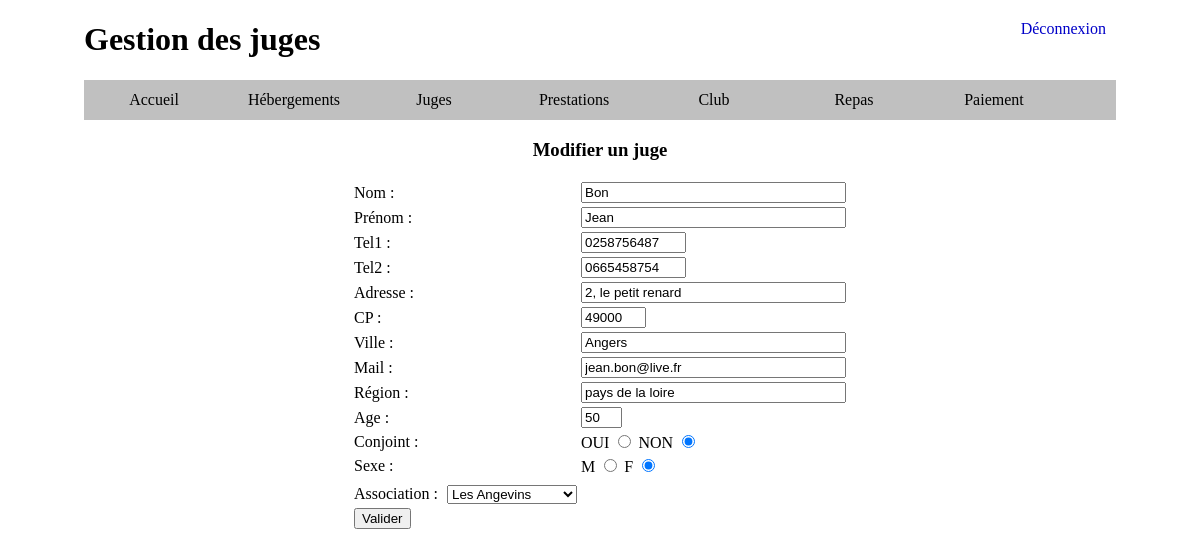
The page /index.php?uc=gererJuges&action=modifierJuge&numeroJuge=3 (signed in) on the database its author committed.
### tables this page shows
CREATE TABLE `juge` (
  `NUMEROJUGE` bigint(4) NOT NULL,
  `IDHEB` bigint(4) DEFAULT NULL,
  `NUMEROASSO` bigint(5) NOT NULL,
  `NOMJ` varchar(50) DEFAULT NULL,
  `PRENOMJ` varchar(50) DEFAULT NULL,
  `TELJ1` char(10) DEFAULT NULL,
  `TELJ2` char(10) DEFAULT NULL,
  `ADRESSEJ` varchar(100) DEFAULT NULL,
  `CPJ` char(5) DEFAULT NULL,
  `VILLEJ` varchar(60) DEFAULT NULL,
  `MAILJ` varchar(60) DEFAULT NULL,
  `REGIONJ` varchar(60) DEFAULT NULL,
  `CONJOINT` smallint(6) DEFAULT '0',
  `SEXE` tinyint(1) DEFAULT '0',
  `AGE` int(11) DEFAULT NULL
);

### util/class.pdoChampionnatGym.php (called while the page is built, shortened)
<?php
class PdoChampionnatGym
{
      	private static $serveur='mysql:host=localhost';
      	private static $bdd='dbname=fscfrmbdym2017';
      	private static $user='root' ;
      	private static $mdp='' ;
		private static $monPdo;
		private static $monPdoChampionnatGym = null;
	private function __construct()
	{
    		PdoChampionnatGym::$monPdo = new PDO(PdoChampionnatGym::$serveur.';'.PdoChampionnatGym::$bdd, PdoChampionnatGym::$user, PdoChampionnatGym::$mdp);
			PdoChampionnatGym::$monPdo->query("SET CHARACTER SET utf8");
	}
	public  static function getPdoChampionnatGym()
	{
		if(PdoChampionnatGym::$monPdoChampionnatGym == null)
		{
			PdoChampionnatGym::$monPdoChampionnatGym= new PdoChampionnatGym();
		}
		return PdoChampionnatGym::$monPdoChampionnatGym;
	}
	public function getLeJuge($idJuge)
	{
		$req = "select * from juge where NUMEROJUGE = ".$idJuge." ";
		$res = PdoChampionnatGym::$monPdo->query($req);
		$leJuge = $res->fetch();
		return $leJuge;
	}
	public function getLesAssociations()
	{
		$req = "select * from association";
		$res = PdoChampionnatGym::$monPdo->query($req);
		$lesAssociations = $res->fetchAll();
		return $lesAssociations;
	}
}
?>

### util/fonctions_PHP.php (called while the page is built, shortened)
<?php
function checked($valeurChecked, $valeurDonnee)
{
	if(isset($valeurDonnee) AND $valeurDonnee==$valeurChecked)
		$checked=" checked='checked' ";
	else
		$checked='';
	return $checked;
}
function selected2($valeurOption, $valeurDonnee)
{
	if(isset($valeurDonnee) AND $valeurDonnee==$valeurOption)
		$selected=" selected='selected' ";
	else
		$selected='';
	return $selected;
}
?>

### vues/v_modifierUnJuge.php (the view, shortened to what this page needs)
<form method="POST" action="index.php?uc=gererJuges&action=validerModifierUnJuge" name="formulaireJuges" class='formulaireJuges'>
	<h3 align="center">Modifier un juge</h3>
	<table align="center" >
		<tr>
			<td>
				<label for="nom">Nom : </label>
			</td>
			<td>
				<input id="nom" type="text" name="nom" value="<?php echo $leJuge['NOMJ']?>" size="30" maxlength="45">
			</td>
		</tr>
		<tr>
			<td>
				<label for="prenom">Prénom : </label>
			</td>
			<td>
				<input id="prenom" type="text" name="prenom" value="<?php echo $leJuge['PRENOMJ']?>" size="30" maxlength="45">
			</td>
		</tr>
		<tr>
			<td>
				<label for="tel1">Tel1 : </label>
			</td>
			<td>
				<input id="tel1" type="text" name="tel1" value="<?php echo $leJuge['TELJ1']?>" size="10" maxlength="10">
			</td>
		</tr>
		<tr>
			<td>
				<label for="tel2">Tel2 : </label>
			</td>
			<td>
				<input id="tel2" type="text" name="tel2" value="<?php echo $leJuge['TELJ2']?>" size="10" maxlength="10">
			</td>
		</tr>
		<tr>
			<td>
				<label for="adresse">Adresse : </label>
			</td>
			<td>
				<input id="adresse" type="text" name="adresse" value="<?php echo $leJuge['ADRESSEJ']?>" size="30" maxlength="45">
			</td>
		</tr>
		<tr>
			<td>
				<label for="cp">CP : </label>
			</td>
			<td>
				<input id="cp" type="text" name="cp" value="<?php echo $leJuge['CPJ']?>" size="5" maxlength="5">
			</td>
		</tr>
		<tr>
			<td>
				<label for="ville">Ville : </label>
			</td>
			<td>
				<input id="ville" type="text" name="ville" value="<?php echo $leJuge['VILLEJ']?>" size="30" maxlength="45">
			</td>
		</tr>
		<tr>
			<td>
				<label for="mail">Mail : </label>
			</td>
			<td>
				<input id="mail" type="text" name="mail" value="<?php echo $leJuge['MAILJ']?>" size="30" maxlength="45">
			</td>
		</tr>
		<tr>
			<td>
				<label for="region">Région : </label>
			</td>
			<td>
				<input id="region" type="text" name="region" value="<?php echo $leJuge['REGIONJ']?>" size="30" maxlength="45">
			</td>
		</tr>
		<tr>
			<td>
				<label for="age">Age : </label>
			</td>
			<td>
				<input id="age" type="text" name="age" value="<?php echo $leJuge['AGE']?>" size="2" maxlength="2">
			</td>
		</tr>
		<tr>
			<td>
				<label for="conjoint">Conjoint : </label>
			</td>
			<td>
				OUI <input id="conjoint" type="radio" name="conjoint" value="1" size="30" maxlength="45" <?php echo checked($leJuge['CONJOINT'],1) ?> >
				NON <input id="conjointN" type="radio" name="conjoint" value="0" size="30" maxlength="45"<?php echo checked($leJuge['CONJOINT'], 0) ?> >
			</td>
		</tr>
		<tr>
			<td>
				<label for="sexe">Sexe : </label>
			</td>
			<td>
				M <input id="sexe" type="radio" name="sexe" value="1" size="30" maxlength="45" <?php echo checked($leJuge['SEXE'], 1) ?>>
				F <input id="sexe" type="radio" name="sexe" value="0" size="30" maxlength="45" <?php echo checked($leJuge['SEXE'], 0) ?>>
			</td>
		</tr>
 		<tr>
 			<td>
 				<label for="association">Association : </label>
				<select name="association">
					<?php
					foreach ($associations as $association)
					{
					?>
						<option value="<?php echo $association['NUMEROASSO']?>" <?php echo selected2($leJuge['NUMEROASSO'], $association['NUMEROASSO']) ?>><?php echo $association['NOMA'] ?></option>
					<?php
					}
					?>
				</select>
 			</td>
 		</tr>
		<tr>
			<td>
				<input type='button' value='Valider' onClick="return verifFormulaireJuges();" />
			</td>
		</tr>
	</table>
</form>

### util/cssGeneral.css (style rules this page uses)
body { width: 86%; min-width: 1000px; margin: auto; }
.formulaire input, select { margin-top: 5px; margin-left: 5px; }

### rows shown on the page
juge: nom "Bon", prenom "Jean", tel1 "0258756487", tel2 "0665458754", adresse "2, le petit renard", cp "49000", ville "Angers", mail "jean.bon@live.fr", region "pays de la loire", age "50"

### other values the page prints
$titre "Gestion des juges"
form field association "Les Angevins"
